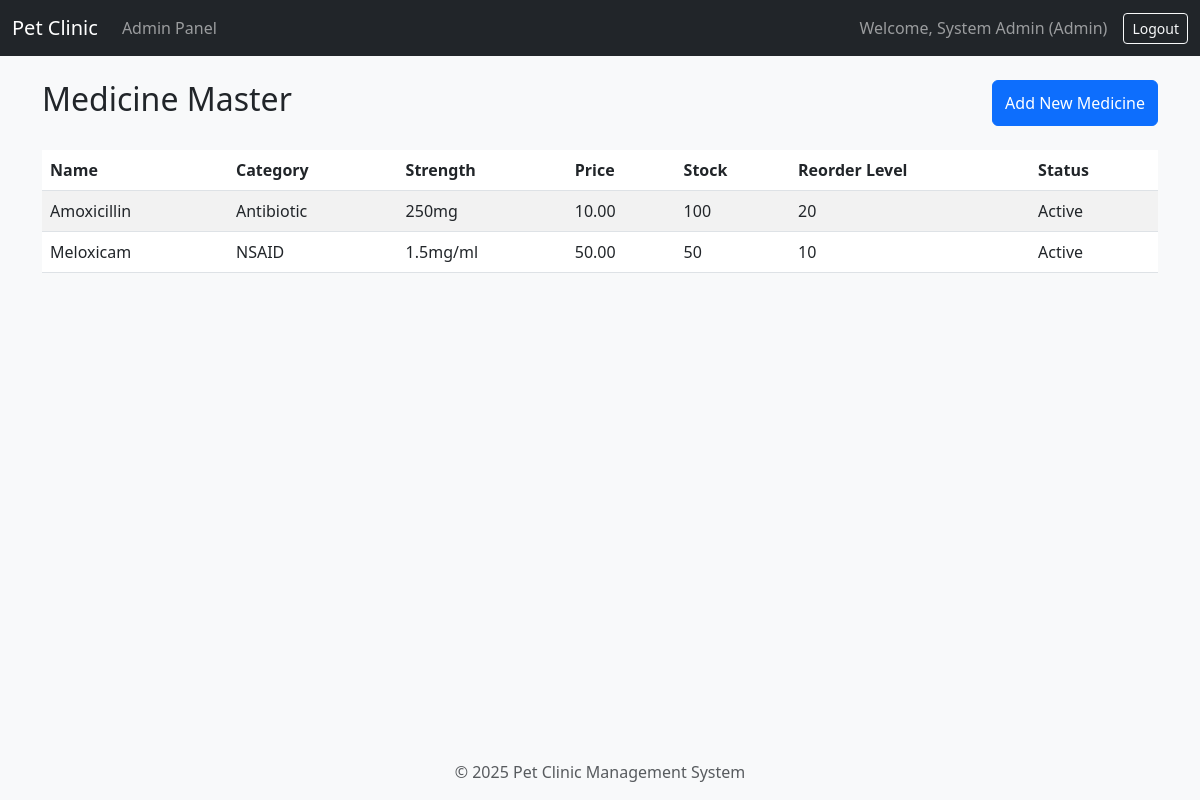
/modules/admin/medicine_master.php (signed in), run on the app's committed database.
### tables this page shows
CREATE TABLE medicine_master (
  med_id INT PRIMARY KEY AUTO_INCREMENT,
  med_name VARCHAR(200) NOT NULL,
  med_category VARCHAR(100),
  dosage_form VARCHAR(50),  
  strength VARCHAR(50),
  unit_price DECIMAL(10,2),
  stock_qty INT DEFAULT 0,
  reorder_level INT,
  is_active BOOLEAN DEFAULT TRUE
);

### modules/admin/medicine_master.php (the view, shortened to what this page needs)
<?php
require_once '../../config/db.php';
$medicines = $mysqli->query("SELECT * FROM medicine_master ORDER BY med_name ASC");
include '../../includes/header.php';
?>
<div class="d-flex justify-content-between">
    <h2>Medicine Master</h2>
    <button class="btn btn-primary" data-bs-toggle="modal" data-bs-target="#addMedModal">Add New Medicine</button>
</div>
<table class="table table-striped mt-4">
    <thead>
        <tr>
            <th>Name</th>
            <th>Category</th>
            <th>Strength</th>
            <th>Price</th>
            <th>Stock</th>
            <th>Reorder Level</th>
            <th>Status</th>
        </tr>
    </thead>
    <tbody>
        <?php while($m = $medicines->fetch_assoc()): ?>
            <tr>
                <td><?php echo $m['med_name']; ?></td>
                <td><?php echo $m['med_category']; ?></td>
                <td><?php echo $m['strength']; ?></td>
                <td><?php echo $m['unit_price']; ?></td>
                <td><?php echo $m['stock_qty']; ?></td>
                <td><?php echo $m['reorder_level']; ?></td>
                <td><?php echo $m['is_active'] ? 'Active' : 'Inactive'; ?></td>
            </tr>
        <?php endwhile; ?>
    </tbody>
</table>
<?php include '../../includes/footer.php'; ?>

### includes/header.php (shortened to what this page needs)
<!DOCTYPE html>
<html lang="en">
<head>
    <link rel="stylesheet" href="https://cdn.jsdelivr.net/npm/bootstrap@5.3.0/dist/css/bootstrap.min.css">
    <link rel="stylesheet" href="/pet/assets/style.css">
</head>
<body>
<nav class="navbar navbar-expand-lg navbar-dark bg-dark">
    <div class="container-fluid">
        <a class="navbar-brand" href="#">Pet Clinic</a>
        <div class="collapse navbar-collapse" id="navbarNav">
            <ul class="navbar-nav me-auto">
                <?php if (isset($_SESSION['role'])): ?>
                    <?php if ($_SESSION['role'] == 'Front Desk'): ?>
                        <li class="nav-item"><a class="nav-link" href="/pet/modules/front_desk/dashboard.php">Dashboard</a></li>
                        <li class="nav-item"><a class="nav-link" href="/pet/modules/front_desk/registration.php">Pet Registration</a></li>
                    <?php elseif ($_SESSION['role'] == 'Doctor'): ?>
                        <li class="nav-item"><a class="nav-link" href="/pet/modules/doctor/dashboard.php">Dashboard</a></li>
                    <?php elseif ($_SESSION['role'] == 'Medical Staff'): ?>
                        <li class="nav-item"><a class="nav-link" href="/pet/modules/medical_staff/dashboard.php">Dashboard</a></li>
                    <?php elseif ($_SESSION['role'] == 'Admin'): ?>
                        <li class="nav-item"><a class="nav-link" href="/pet/modules/admin/dashboard.php">Admin Panel</a></li>
                    <?php endif; ?>
                <?php endif; ?>
            </ul>
            <?php if (isset($_SESSION['full_name'])): ?>
                <span class="navbar-text me-3">
                    Welcome, <?php echo $_SESSION['full_name']; ?> (<?php echo $_SESSION['role']; ?>)
                </span>
                <a href="/pet/logout.php" class="btn btn-outline-light btn-sm">Logout</a>
            <?php endif; ?>
        </div>
    </div>
</nav>
<div class="container mt-4">

### includes/footer.php (shortened to what this page needs)
</div>
<footer class="footer mt-auto py-3 bg-light">
    <div class="container text-center">
        <span class="text-muted">© 2025 Pet Clinic Management System</span>
    </div>
</footer>
</body>
</html>

### assets/style.css (style rules this page uses)
body { background-color: #f8f9fa; }
.navbar { margin-bottom: 20px; }
.footer { position: fixed; bottom: 0; width: 100%; }

### data on the page
medicine_master: med_name "Amoxicillin", med_category "Antibiotic", strength "250mg", unit_price "10.00", stock_qty "100", reorder_level "20", is_active "Active"
medicine_master: med_name "Meloxicam", med_category "NSAID", strength "1.5mg/ml", unit_price "50.00", stock_qty "50", reorder_level "10", is_active "Active"

### other printed values
$_SESSION['full_name'] "System Admin"
$_SESSION['role'] "Admin"
